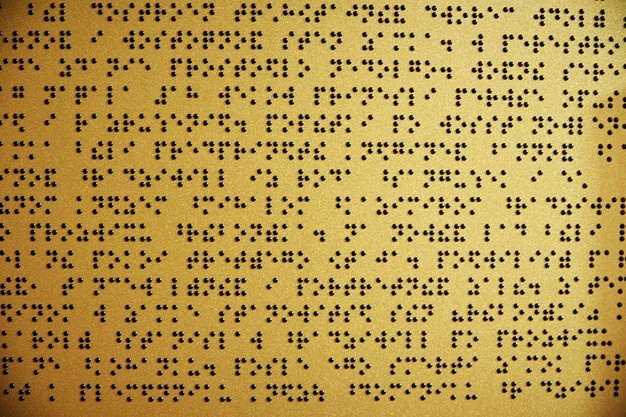
#> input picture obr/imagens/placa-braille-com-inscricoes.jpg, 626 x 417 px, found by its file name
$ jupyter execute --allow-errors construindo_a_box_versao2.ipynb
#> lines starting #> are read from the running program, lines starting #| are printed output that depends on the picture; after the words box and inside, x2 and y2 are one past the last pixel; in counts of white or black regions, pixels touching at a corner belong together
[cell 1]
import cv2
import matplotlib.pyplot as plt
from scipy.signal import argrelextrema
import numpy as np
import skimage.morphology

[cell 2]
img = cv2.imread("/content/drive/MyDrive/Colab Notebooks/imagens/CHMC-Braille.png", 0)
_ , img_bin = cv2.threshold(img, 127, 255, cv2.THRESH_BINARY)
#> (the rest of this cell did not finish here and is left out)

[cell 3]
def make_histogram_x(img):
    '''
    Organiza os dados da projeção vertical na imagem

    Entrada:
    img -> Array da imagem

    Saída:
    hist -> Array com os valores do histograma de projeção vertical
    '''

    height, width = img.shape

    hist = np.zeros(width)
    for x in range(height):
        for y in range(width):
            if (img[x][y] == 1):
                hist[y] += 1

    return np.array(hist)

[cell 4]
def make_histogram_y(img):
    '''
    Organiza os dados da projeção horizontal na imagem

    Entrada:
    img -> Array da imagem

    Saída:
    hist -> Array com os valores do histograma de projeção horizontal
    '''

    height, width = img.shape

    hist = np.zeros(height)
    for x in range(height):
        for y in range(width):
            if (img[x][y] == 1):
                hist[x] += 1

    return np.array(hist)

#> (a cell that did not finish here is left out)

#> (a cell that did not finish here is left out)

[cell 7]
# Função que determina os extremos locais de uma função
def local_extremes(hist):
    # Máximos locais
    local_max = argrelextrema(hist, np.greater)[0]

    # Mínimos locais
    local_min = argrelextrema(hist, np.less)[0]
    return local_max, local_min

Determinando os máximos e mínimos locais da função gradiente do histograma vertical.

#> (a cell that did not finish here is left out)

Determinando os máximos e mínimos locais da função gradiente do histograma horizontal.

#> (a cell that did not finish here is left out)

#> (a cell that did not finish here is left out)

#> (a cell that did not finish here is left out)

#> (a cell that did not finish here is left out)

[cell 13]
box_x_delimiter = list()
#> (the rest of this cell did not finish here and is left out)

[cell 14]
plt.figure(figsize=(16,14))
#> (the rest of this cell did not finish here and is left out)

[cell 15]
img = cv2.imread("/content/drive/MyDrive/Colab Notebooks/imagens/placa-braille-com-inscricoes.jpg", 0)
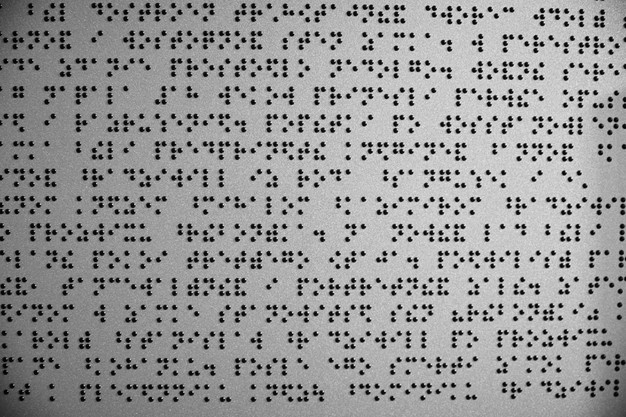
#> img: shape (417, 626); min 0, max 253, mean 149.9
_ , img_bin = cv2.threshold(img, 100, 255, cv2.THRESH_BINARY)
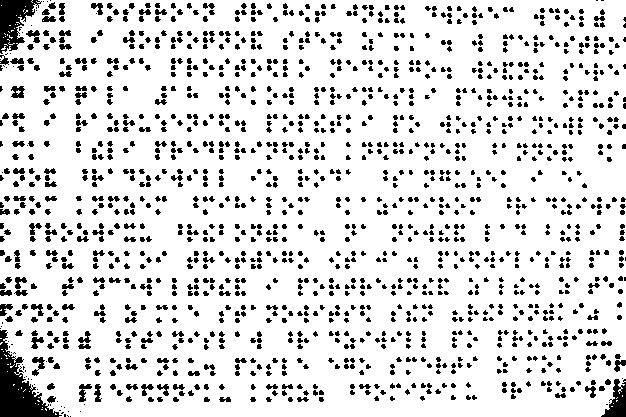
#> img_bin: shape (417, 626); 86.3% white; 1526 black regions (792 under 20 px), largest, box (x1, y1, x2, y2) and area: (0, 330, 62, 417) 2140, (0, 0, 42, 54) 1184, (601, 379, 626, 417) 517
img_bin = (~img_bin)/255.
plt.figure(figsize=(12,12))
plt.imshow(img_bin, cmap='gray')

[cell 16]
img_test = img_bin[25:55, 110:280]
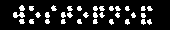
#> img_test: shape (30, 170) float64; values 0 (black) and 1 (white), 14.4% white; 33 white regions (1 under 20 px), largest, box (x1, y1, x2, y2) and area: (13, 12, 25, 18) 50, (19, 5, 25, 11) 26, (45, 12, 50, 18) 24

# Realizando erosão seguida de dilatação para separar pontos conectados
kernel = skimage.morphology.disk(1)
dst_img = cv2.erode( img_test, kernel, iterations = 1 )
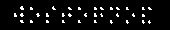
#> dst_img: shape (30, 170) float64; values 0 (black) and 1 (white), 5.6% white in thin lines or dots, all inside (x1, y1, x2, y2) = (14, 6, 152, 24)
dst_img = cv2.dilate( dst_img, kernel, iterations = 1 )
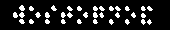
#> dst_img: shape (30, 170) float64; values 0 (black) and 1 (white), 13.2% white; 34 white regions (23 under 20 px), largest, box (x1, y1, x2, y2) and area: (19, 5, 25, 11) 25, (13, 12, 18, 18) 23, (19, 12, 25, 18) 23

plt.figure(figsize=(12,12))
plt.imshow(dst_img, cmap='gray')

[cell 17]
hist_x = make_histogram_x(dst_img)
#> hist_x = 170 values, max 17 at index 21, min 0 at index 0, mean 3.96
x = np.arange(len(hist_x))
#> x = 170 values from 0 to 169
plt.figure(figsize=(12, 6))
plt.plot(x, hist_x)
# plt.plot(x, np.gradient(hist_x))
plt.xlim(0, len(hist_x))
#> Out = (0, 170)
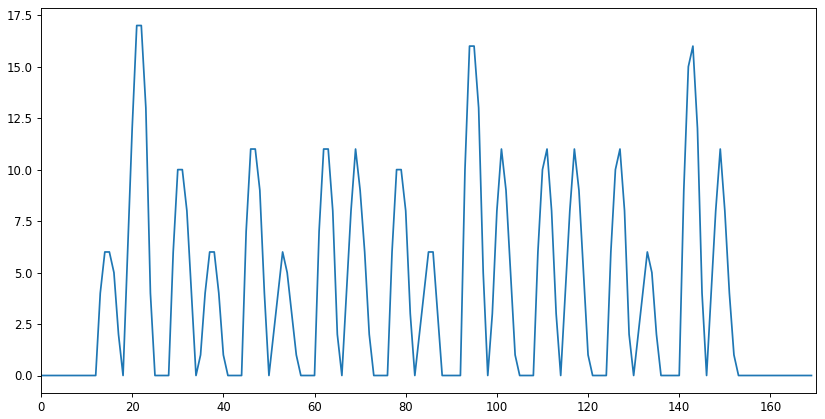
#> figure drawn by matplotlib, 1 panel; curve peaks at x = 21, y = 17

[cell 18]
hist_y = make_histogram_y(dst_img)
#> hist_y = 30 values, max 61 at index 15, min 0 at index 0, mean 22.43
x = np.arange(len(hist_y))
#> x = 30 values from 0 to 29
plt.figure(figsize=(10, 6))
plt.plot(x, hist_y)
# plt.plot(x, np.gradient(hist_y))
plt.xlim(0, len(hist_y))
#> Out = (0, 30)
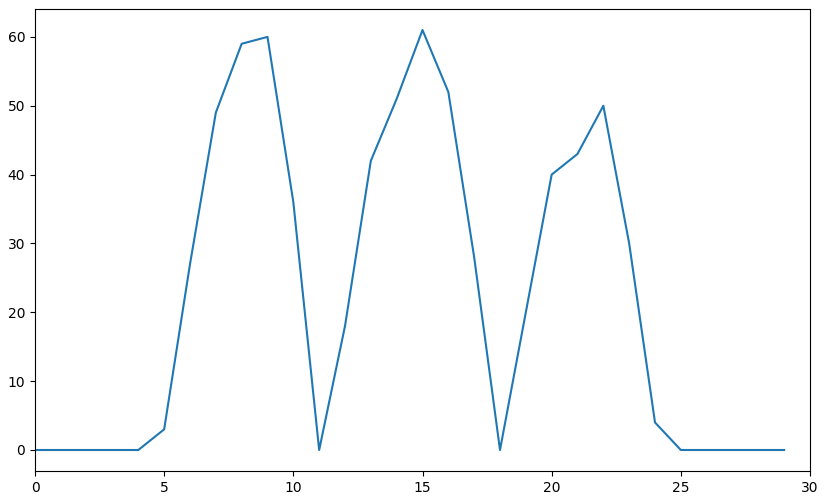
#> figure drawn by matplotlib, 1 panel; curve peaks at x = 15, y = 61
